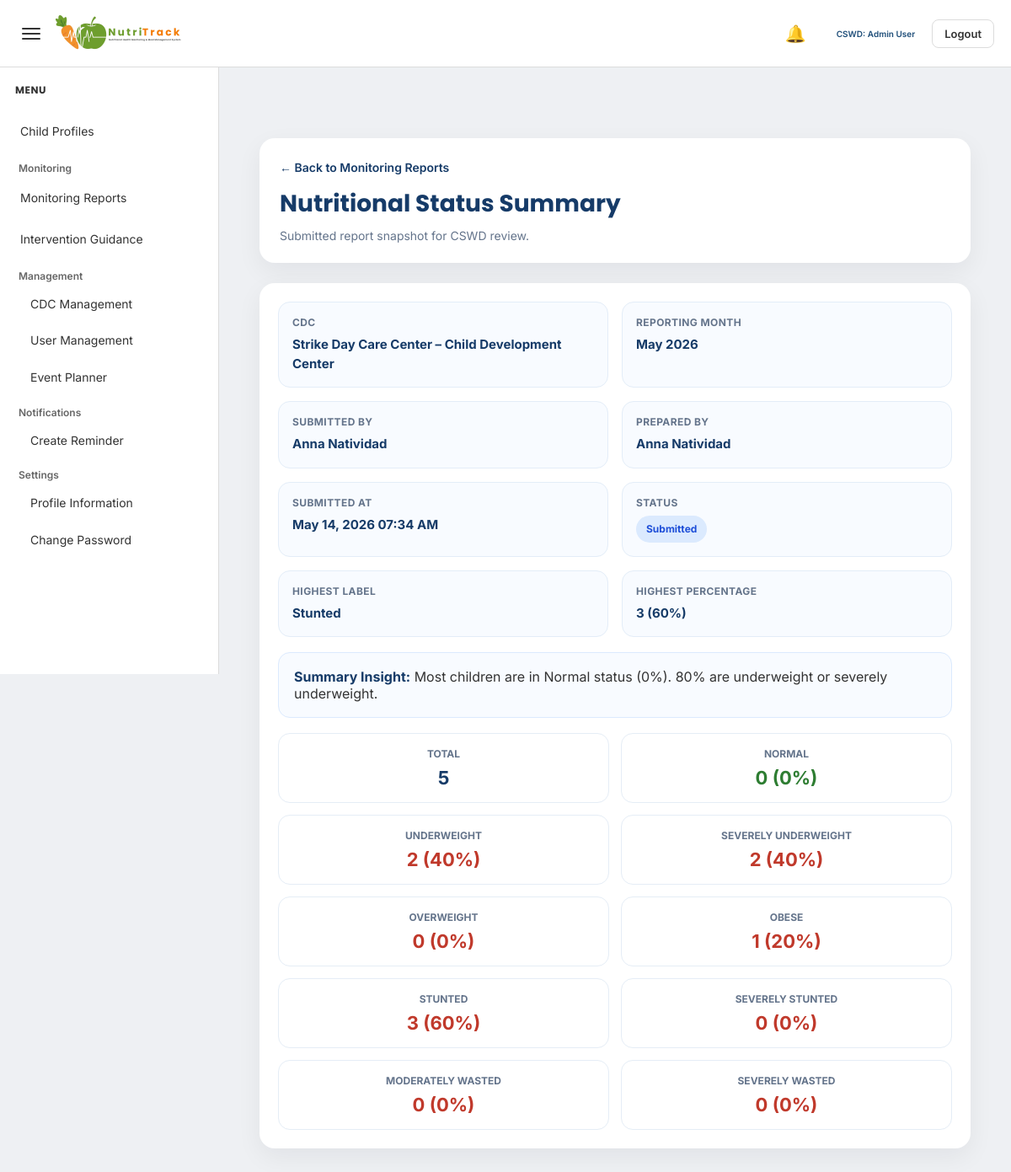
Page /admin/view_nutritional_status_summary_report.php?id=41 (signed in) on the committed database.
### tables this page shows
CREATE TABLE `submitted_reports` (
  `submitted_report_id` int(11) NOT NULL,
  `report_type` varchar(100) NOT NULL,
  `cdc_id` int(11) NOT NULL,
  `submitted_by` int(11) NOT NULL,
  `date_from` date DEFAULT NULL,
  `date_to` date DEFAULT NULL,
  `submitted_at` datetime NOT NULL DEFAULT current_timestamp(),
  `status` varchar(50) NOT NULL DEFAULT 'submitted',
  `report_payload` longtext NOT NULL
);

CREATE TABLE `cdc` (
  `cdc_id` int(11) NOT NULL,
  `cdc_name` varchar(100) DEFAULT NULL,
  `barangay` varchar(100) DEFAULT NULL,
  `address` text DEFAULT NULL,
  `status` varchar(20) DEFAULT 'Active',
  `created_at` timestamp NOT NULL DEFAULT current_timestamp()
);

### admin/view_nutritional_status_summary_report.php (the view, shortened to what this page needs)
<?php
include '../config/database.php';
function h($value)
{
    return htmlspecialchars((string)$value, ENT_QUOTES, 'UTF-8');
}
function safe_value($value, $fallback = 'N/A')
{
    return (isset($value) && trim((string)$value) !== '') ? $value : $fallback;
}
function format_datetime_value($date, $fallback = 'N/A')
{
    $timestamp = strtotime($date);
    return date('F d, Y h:i A', $timestamp);
}
$submitted_report_id = (int) $_GET['id'];
$report_sql = "
    SELECT
        sr.submitted_report_id,
        sr.report_type,
        sr.cdc_id,
        sr.submitted_by,
        sr.date_from,
        sr.date_to,
        sr.submitted_at,
        sr.status,
        sr.report_payload,
        c.cdc_name,
        c.barangay,
        c.address AS cdc_address,
        CONCAT(
            COALESCE(u.first_name, ''),
            CASE
                WHEN u.first_name IS NOT NULL AND u.first_name != '' AND u.last_name IS NOT NULL AND u.last_name != '' THEN ' '
                ELSE ''
            END,
            COALESCE(u.last_name, '')
        ) AS submitted_by_name
    FROM submitted_reports sr
    INNER JOIN cdc c ON sr.cdc_id = c.cdc_id
    INNER JOIN users u ON sr.submitted_by = u.user_id
    WHERE sr.submitted_report_id = ?
    LIMIT 1
";
$stmt_report = mysqli_prepare($conn, $report_sql);
mysqli_stmt_bind_param($stmt_report, "i", $submitted_report_id);
mysqli_stmt_execute($stmt_report);
$result_report = mysqli_stmt_get_result($stmt_report);
$report = mysqli_fetch_assoc($result_report);
$payload = json_decode($report['report_payload'], true);
$rows = [];
if (isset($payload['submitted_rows']) && is_array($payload['submitted_rows'])) {
    $rows = $payload['submitted_rows'];
}
$summary_row = !empty($rows) && isset($rows[0]) && is_array($rows[0]) ? $rows[0] : [];
$prepared_by = safe_value($payload['prepared_by'] ?? '', $report['submitted_by_name']);
$reporting_month = safe_value($payload['reporting_month'] ?? '', 'N/A');
$reporting_month_display = safe_value($payload['reporting_month_display'] ?? '', $reporting_month);
$summary_text = safe_value($payload['summary_text'] ?? '', 'N/A');
$highest_label = safe_value($payload['highest_label'] ?? '', 'N/A');
$highest_value = isset($payload['highest_value']) ? $payload['highest_value'] : 'N/A';
$highest_pct = isset($payload['highest_pct']) ? $payload['highest_pct'] : 'N/A';
$total = isset($summary_row['total']) ? $summary_row['total'] : 0;
$normal = isset($summary_row['normal']) ? $summary_row['normal'] : 0;
$normal_pct = isset($summary_row['normal_pct']) ? $summary_row['normal_pct'] : 0;
$underweight = isset($summary_row['underweight']) ? $summary_row['underweight'] : 0;
$underweight_pct = isset($summary_row['underweight_pct']) ? $summary_row['underweight_pct'] : 0;
$severely_underweight = isset($summary_row['severely_underweight']) ? $summary_row['severely_underweight'] : 0;
$severely_underweight_pct = isset($summary_row['severely_underweight_pct']) ? $summary_row['severely_underweight_pct'] : 0;
$overweight = isset($summary_row['overweight']) ? $summary_row['overweight'] : 0;
$overweight_pct = isset($summary_row['overweight_pct']) ? $summary_row['overweight_pct'] : 0;
$obese = isset($summary_row['obese']) ? $summary_row['obese'] : 0;
$obese_pct = isset($summary_row['obese_pct']) ? $summary_row['obese_pct'] : 0;
$stunted = isset($summary_row['stunted']) ? $summary_row['stunted'] : 0;
$stunted_pct = isset($summary_row['stunted_pct']) ? $summary_row['stunted_pct'] : 0;
$severely_stunted = isset($summary_row['severely_stunted']) ? $summary_row['severely_stunted'] : 0;
$severely_stunted_pct = isset($summary_row['severely_stunted_pct']) ? $summary_row['severely_stunted_pct'] : 0;
$moderately_wasted = isset($summary_row['moderately_wasted']) ? $summary_row['moderately_wasted'] : 0;
$moderately_wasted_pct = isset($summary_row['moderately_wasted_pct']) ? $summary_row['moderately_wasted_pct'] : 0;
$severely_wasted = isset($summary_row['severely_wasted']) ? $summary_row['severely_wasted'] : 0;
$severely_wasted_pct = isset($summary_row['severely_wasted_pct']) ? $summary_row['severely_wasted_pct'] : 0;
$status = strtolower(trim((string)$report['status']));
$status_class = 'status-default';
if ($status === 'submitted') {
    $status_class = 'status-submitted';
} elseif ($status === 'reviewed') {
    $status_class = 'status-reviewed';
} elseif ($status === 'approved') {
    $status_class = 'status-approved';
} elseif ($status === 'returned') {
    $status_class = 'status-returned';
}
?>
<!DOCTYPE html>
<html lang="en">
<head>
    <link rel="stylesheet" href="../assets/admin/admin-style.css">
</head>
<body>
<?php include '../includes/admin_topbar.php'; ?>
<?php include '../includes/admin_sidebar.php'; ?>
<div class="main-content" id="mainContent">
    <div class="report-view-wrapper">
        <div class="report-header-card">
            <a href="monitoring_reports.php" class="back-link">← Back to Monitoring Reports</a>
            <div class="report-header">
                <h1>Nutritional Status Summary</h1>
                <p>Submitted report snapshot for CSWD review.</p>
            </div>
        </div>
        <div class="summary-card">
            <div class="summary-grid">
                <div class="summary-item">
                    <div class="summary-label">CDC</div>
                    <div class="summary-value"><?php echo h(safe_value($payload['cdc_name'] ?? '', $report['cdc_name'])); ?></div>
                </div>
                <div class="summary-item">
                    <div class="summary-label">Reporting Month</div>
                    <div class="summary-value"><?php echo h($reporting_month_display); ?></div>
                </div>
                <div class="summary-item">
                    <div class="summary-label">Submitted By</div>
                    <div class="summary-value"><?php echo h(safe_value($report['submitted_by_name'])); ?></div>
                </div>
                <div class="summary-item">
                    <div class="summary-label">Prepared By</div>
                    <div class="summary-value"><?php echo h($prepared_by); ?></div>
                </div>
                <div class="summary-item">
                    <div class="summary-label">Submitted At</div>
                    <div class="summary-value"><?php echo h(format_datetime_value($report['submitted_at'])); ?></div>
                </div>
                <div class="summary-item">
                    <div class="summary-label">Status</div>
                    <div class="summary-value">
                        <span class="status-badge <?php echo h($status_class); ?>">
                            <?php echo h(safe_value($report['status'])); ?>
                        </span>
                    </div>
                </div>
                <div class="summary-item">
                    <div class="summary-label">Highest Label</div>
                    <div class="summary-value"><?php echo h($highest_label); ?></div>
                </div>
                <div class="summary-item">
                    <div class="summary-label">Highest Percentage</div>
                    <div class="summary-value"><?php echo h($highest_value); ?> (<?php echo h($highest_pct); ?>%)</div>
                </div>
            </div>
            <div class="highlight-box">
                <strong>Summary Insight:</strong>
                <?php echo h($summary_text); ?>
            </div>
            <div class="status-summary-grid">
                <div class="status-summary-card">
                    <div class="status-summary-title">Total</div>
                    <div class="status-summary-value"><?php echo h($total); ?></div>
                </div>
                <div class="status-summary-card">
                    <div class="status-summary-title">Normal</div>
                    <div class="status-summary-value status-normal"><?php echo h($normal); ?> (<?php echo h($normal_pct); ?>%)</div>
                </div>
                <div class="status-summary-card">
                    <div class="status-summary-title">Underweight</div>
                    <div class="status-summary-value status-alert"><?php echo h($underweight); ?> (<?php echo h($underweight_pct); ?>%)</div>
                </div>
                <div class="status-summary-card">
                    <div class="status-summary-title">Severely Underweight</div>
                    <div class="status-summary-value status-alert"><?php echo h($severely_underweight); ?> (<?php echo h($severely_underweight_pct); ?>%)</div>
                </div>
                <div class="status-summary-card">
                    <div class="status-summary-title">Overweight</div>
                    <div class="status-summary-value status-alert"><?php echo h($overweight); ?> (<?php echo h($overweight_pct); ?>%)</div>
                </div>
                <div class="status-summary-card">
                    <div class="status-summary-title">Obese</div>
                    <div class="status-summary-value status-alert"><?php echo h($obese); ?> (<?php echo h($obese_pct); ?>%)</div>
                </div>
                <div class="status-summary-card">
                    <div class="status-summary-title">Stunted</div>
                    <div class="status-summary-value status-alert"><?php echo h($stunted); ?> (<?php echo h($stunted_pct); ?>%)</div>
                </div>
                <div class="status-summary-card">
                    <div class="status-summary-title">Severely Stunted</div>
                    <div class="status-summary-value status-alert"><?php echo h($severely_stunted); ?> (<?php echo h($severely_stunted_pct); ?>%)</div>
                </div>
                <div class="status-summary-card">
                    <div class="status-summary-title">Moderately Wasted</div>
                    <div class="status-summary-value status-alert"><?php echo h($moderately_wasted); ?> (<?php echo h($moderately_wasted_pct); ?>%)</div>
                </div>
                <div class="status-summary-card">
                    <div class="status-summary-title">Severely Wasted</div>
                    <div class="status-summary-value status-alert"><?php echo h($severely_wasted); ?> (<?php echo h($severely_wasted_pct); ?>%)</div>
                </div>
            </div>
        </div>
    </div>
</div>
</body>
</html>

### assets/admin/admin-style.css (style rules this page uses)
* { box-sizing:border-box; margin:0; padding:0; }
:root { --page-bg:#eef0f3; --card-bg:#ffffff; --text-color:#333333; --muted-text:#666666; --border-color:#dcdcdc; --input-bg:#ffffff; --input-border:#cfcfcf; --readonly-bg:#f5f5f5; --hover-bg:#edf3f8; --active-bg:#dbe7f3; --accent:#1F4E79; --secondary:#2E7D32; --alert:#C0392B; --warning:#E67E22; --table-head:#f7f7f7; --blue-soft:#cfdff1; --green-soft:#dce6da; --red-soft:#eadcdc; --orange-soft:#f4e2d3; }
body { background:var(--page-bg); font-family:'Inter', sans-serif; color:var(--text-color); }
a { text-decoration:none; }
.main-content { margin-left:260px; padding:140px 24px 24px; transition:margin-left 0.25s ease; }
.summary-grid { display:grid; grid-template-columns:repeat(3, 1fr); gap:18px; }
@media (max-width: 1200px) { .summary-grid { grid-template-columns:repeat(2, 1fr); } }

### admin/view_nutritional_status_summary_report.php (style rules this page uses)
.report-view-wrapper { padding: 24px; }
.report-header-card, .summary-card, .table-card { background: #ffffff; border-radius: 18px; box-shadow: 0 10px 30px rgba(15, 23, 42, 0.06); margin-bottom: 24px; }
.report-header-card { padding: 24px; }
.back-link { display: inline-flex; align-items: center; gap: 8px; text-decoration: none; color: #163b68; font-size: 14px; font-weight: 600; margin-bottom: 14px; }
.report-header h1 { margin: 0; font-family: 'Poppins', sans-serif; font-size: 28px; font-weight: 700; color: #163b68; }
.report-header p { margin: 8px 0 0; font-size: 14px; color: #64748b; }
.summary-card { padding: 22px; }
.summary-grid { display: grid; grid-template-columns: repeat(4, minmax(180px, 1fr)); gap: 16px; }
.summary-item { background: #f8fbff; border: 1px solid #e3edf8; border-radius: 14px; padding: 16px; }
.summary-label { font-size: 12px; font-weight: 700; color: #64748b; text-transform: uppercase; letter-spacing: 0.4px; margin-bottom: 8px; }
.summary-value { font-size: 15px; font-weight: 700; color: #163b68; line-height: 1.5; }
.status-summary-grid { display: grid; grid-template-columns: repeat(5, minmax(160px, 1fr)); gap: 14px; margin-top: 18px; }
.status-summary-card { background: #ffffff; border: 1px solid #e5edf6; border-radius: 14px; padding: 16px; text-align: center; }
.status-summary-title { font-size: 12px; font-weight: 700; color: #64748b; text-transform: uppercase; margin-bottom: 8px; }
.status-summary-value { font-size: 22px; font-weight: 700; color: #163b68; }
.status-normal { color: #2E7D32; font-weight: 700; }
.status-alert { color: #C0392B; font-weight: 700; }
.record-count, .status-badge { display: inline-flex; align-items: center; justify-content: center; padding: 7px 12px; border-radius: 999px; font-size: 12px; font-weight: 700; white-space: nowrap; }
.status-badge { text-transform: capitalize; }
.status-submitted { background: #dbeafe; color: #1d4ed8; }
.highlight-box { margin-top: 18px; background: #f8fbff; border: 1px solid #dbeafe; border-radius: 14px; padding: 18px; }
.highlight-box strong { color: #163b68; }
@media (max-width: 1200px) { .summary-grid, .status-summary-grid { grid-template-columns: repeat(2, minmax(180px, 1fr)); } }

### rows in the picture
submitted_reports: cdc.cdc_name "Strike Day Care Center – Child Development Center", report_payload "May 2026", submitted_at "May 14, 2026 07:34 AM", status "Submitted", report_payload "Stunted", report_payload "3", report_payload "60", report_payload "Most children are in Normal status (0%). 80% are underweight or severely underweight.", report_payload "5", report_payload "0", report_payload "2", report_payload "40", report_payload "1", report_payload "20"

### other values in the picture
$admin_full_name "Admin User"
safe_value($report['submitted_by_name']) "Anna Natividad"
$prepared_by "Anna Natividad"
